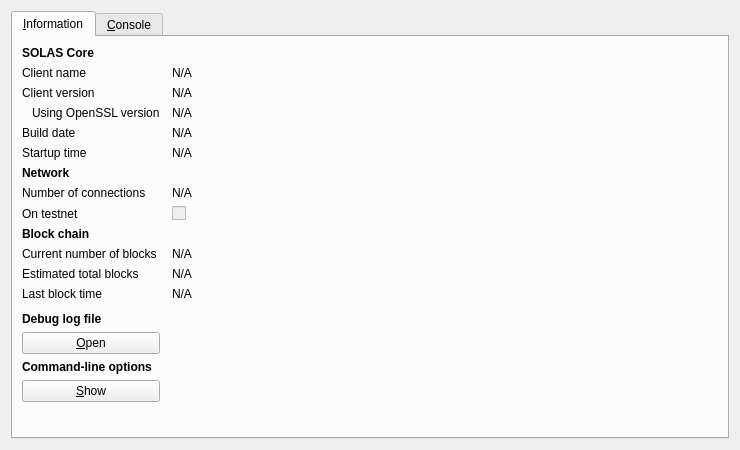
<?xml version="1.0" encoding="UTF-8"?>
<ui version="4.0">
 <class>RPCConsole</class>
 <widget class="QDialog" name="RPCConsole">
  <property name="geometry">
   <rect>
    <x>0</x>
    <y>0</y>
    <width>740</width>
    <height>450</height>
   </rect>
  </property>
  <property name="windowTitle">
   <string>SOLAS - Debug window</string>
  </property>
  <layout class="QVBoxLayout" name="verticalLayout_2">
   <item>
    <widget class="QTabWidget" name="tabWidget">
     <property name="currentIndex">
      <number>0</number>
     </property>
     <widget class="QWidget" name="tab_info">
      <attribute name="title">
       <string>&amp;Information</string>
      </attribute>
      <layout class="QGridLayout" name="gridLayout" columnstretch="0,1">
       <property name="horizontalSpacing">
        <number>12</number>
       </property>
       <item row="0" column="0">
        <widget class="QLabel" name="label_9">
         <property name="font">
          <font>
           <weight>75</weight>
           <bold>true</bold>
          </font>
         </property>
         <property name="text">
          <string>SOLAS Core</string>
         </property>
        </widget>
       </item>
       <item row="1" column="0">
        <widget class="QLabel" name="label_5">
         <property name="text">
          <string>Client name</string>
         </property>
        </widget>
       </item>
       <item row="1" column="1">
        <widget class="QLabel" name="clientName">
         <property name="cursor">
          <cursorShape>IBeamCursor</cursorShape>
         </property>
         <property name="text">
          <string>N/A</string>
         </property>
         <property name="textFormat">
          <enum>Qt::PlainText</enum>
         </property>
         <property name="textInteractionFlags">
          <set>Qt::LinksAccessibleByMouse|Qt::TextSelectableByKeyboard|Qt::TextSelectableByMouse</set>
         </property>
        </widget>
       </item>
       <item row="2" column="0">
        <widget class="QLabel" name="label_6">
         <property name="text">
          <string>Client version</string>
         </property>
        </widget>
       </item>
       <item row="2" column="1">
        <widget class="QLabel" name="clientVersion">
         <property name="cursor">
          <cursorShape>IBeamCursor</cursorShape>
         </property>
         <property name="text">
          <string>N/A</string>
         </property>
         <property name="textFormat">
          <enum>Qt::PlainText</enum>
         </property>
         <property name="textInteractionFlags">
          <set>Qt::LinksAccessibleByMouse|Qt::TextSelectableByKeyboard|Qt::TextSelectableByMouse</set>
         </property>
        </widget>
       </item>
       <item row="3" column="0">
        <widget class="QLabel" name="label_14">
         <property name="text">
          <string>Using OpenSSL version</string>
         </property>
         <property name="indent">
          <number>10</number>
         </property>
        </widget>
       </item>
       <item row="3" column="1">
        <widget class="QLabel" name="openSSLVersion">
         <property name="cursor">
          <cursorShape>IBeamCursor</cursorShape>
         </property>
         <property name="text">
          <string>N/A</string>
         </property>
         <property name="textFormat">
          <enum>Qt::PlainText</enum>
         </property>
         <property name="textInteractionFlags">
          <set>Qt::LinksAccessibleByMouse|Qt::TextSelectableByKeyboard|Qt::TextSelectableByMouse</set>
         </property>
        </widget>
       </item>
       <item row="4" column="0">
        <widget class="QLabel" name="label_12">
         <property name="text">
          <string>Build date</string>
         </property>
        </widget>
       </item>
       <item row="4" column="1">
        <widget class="QLabel" name="buildDate">
         <property name="cursor">
          <cursorShape>IBeamCursor</cursorShape>
         </property>
         <property name="text">
          <string>N/A</string>
         </property>
         <property name="textFormat">
          <enum>Qt::PlainText</enum>
         </property>
         <property name="textInteractionFlags">
          <set>Qt::LinksAccessibleByMouse|Qt::TextSelectableByKeyboard|Qt::TextSelectableByMouse</set>
         </property>
        </widget>
       </item>
       <item row="5" column="0">
        <widget class="QLabel" name="label_13">
         <property name="text">
          <string>Startup time</string>
         </property>
        </widget>
       </item>
       <item row="5" column="1">
        <widget class="QLabel" name="startupTime">
         <property name="cursor">
          <cursorShape>IBeamCursor</cursorShape>
         </property>
         <property name="text">
          <string>N/A</string>
         </property>
         <property name="textFormat">
          <enum>Qt::PlainText</enum>
         </property>
         <property name="textInteractionFlags">
          <set>Qt::LinksAccessibleByMouse|Qt::TextSelectableByKeyboard|Qt::TextSelectableByMouse</set>
         </property>
        </widget>
       </item>
       <item row="6" column="0">
        <widget class="QLabel" name="label_11">
         <property name="font">
          <font>
           <weight>75</weight>
           <bold>true</bold>
          </font>
         </property>
         <property name="text">
          <string>Network</string>
         </property>
        </widget>
       </item>
       <item row="7" column="0">
        <widget class="QLabel" name="label_7">
         <property name="text">
          <string>Number of connections</string>
         </property>
        </widget>
       </item>
       <item row="7" column="1">
        <widget class="QLabel" name="numberOfConnections">
         <property name="cursor">
          <cursorShape>IBeamCursor</cursorShape>
         </property>
         <property name="text">
          <string>N/A</string>
         </property>
         <property name="textFormat">
          <enum>Qt::PlainText</enum>
         </property>
         <property name="textInteractionFlags">
          <set>Qt::LinksAccessibleByMouse|Qt::TextSelectableByKeyboard|Qt::TextSelectableByMouse</set>
         </property>
        </widget>
       </item>
       <item row="8" column="0">
        <widget class="QLabel" name="label_8">
         <property name="text">
          <string>On testnet</string>
         </property>
        </widget>
       </item>
       <item row="8" column="1">
        <widget class="QCheckBox" name="isTestNet">
         <property name="enabled">
          <bool>false</bool>
         </property>
         <property name="text">
          <string/>
         </property>
        </widget>
       </item>
       <item row="9" column="0">
        <widget class="QLabel" name="label_10">
         <property name="font">
          <font>
           <weight>75</weight>
           <bold>true</bold>
          </font>
         </property>
         <property name="text">
          <string>Block chain</string>
         </property>
        </widget>
       </item>
       <item row="10" column="0">
        <widget class="QLabel" name="label_3">
         <property name="text">
          <string>Current number of blocks</string>
         </property>
        </widget>
       </item>
       <item row="10" column="1">
        <widget class="QLabel" name="numberOfBlocks">
         <property name="cursor">
          <cursorShape>IBeamCursor</cursorShape>
         </property>
         <property name="text">
          <string>N/A</string>
         </property>
         <property name="textFormat">
          <enum>Qt::PlainText</enum>
         </property>
         <property name="textInteractionFlags">
          <set>Qt::LinksAccessibleByMouse|Qt::TextSelectableByKeyboard|Qt::TextSelectableByMouse</set>
         </property>
        </widget>
       </item>
       <item row="11" column="0">
        <widget class="QLabel" name="label_4">
         <property name="text">
          <string>Estimated total blocks</string>
         </property>
        </widget>
       </item>
       <item row="11" column="1">
        <widget class="QLabel" name="totalBlocks">
         <property name="cursor">
          <cursorShape>IBeamCursor</cursorShape>
         </property>
         <property name="text">
          <string>N/A</string>
         </property>
         <property name="textFormat">
          <enum>Qt::PlainText</enum>
         </property>
         <property name="textInteractionFlags">
          <set>Qt::LinksAccessibleByMouse|Qt::TextSelectableByKeyboard|Qt::TextSelectableByMouse</set>
         </property>
        </widget>
       </item>
       <item row="12" column="0">
        <widget class="QLabel" name="label_2">
         <property name="text">
          <string>Last block time</string>
         </property>
        </widget>
       </item>
       <item row="12" column="1">
        <widget class="QLabel" name="lastBlockTime">
         <property name="cursor">
          <cursorShape>IBeamCursor</cursorShape>
         </property>
         <property name="text">
          <string>N/A</string>
         </property>
         <property name="textFormat">
          <enum>Qt::PlainText</enum>
         </property>
         <property name="textInteractionFlags">
          <set>Qt::LinksAccessibleByMouse|Qt::TextSelectableByKeyboard|Qt::TextSelectableByMouse</set>
         </property>
        </widget>
       </item>
       <item row="13" column="0">
        <spacer name="verticalSpacer_2">
         <property name="orientation">
          <enum>Qt::Vertical</enum>
         </property>
         <property name="sizeHint" stdset="0">
          <size>
           <width>20</width>
           <height>20</height>
          </size>
         </property>
        </spacer>
       </item>
       <item row="14" column="0">
        <widget class="QLabel" name="labelDebugLogfile">
         <property name="font">
          <font>
           <weight>75</weight>
           <bold>true</bold>
          </font>
         </property>
         <property name="text">
          <string>Debug log file</string>
         </property>
        </widget>
       </item>
       <item row="15" column="0">
        <widget class="QPushButton" name="openDebugLogfileButton">
         <property name="toolTip">
          <string>Open the SOLAS debug log file from the current data directory. This can take a few seconds for large log files.</string>
         </property>
         <property name="text">
          <string>&amp;Open</string>
         </property>
         <property name="autoDefault">
          <bool>false</bool>
         </property>
        </widget>
       </item>
       <item row="16" column="0">
        <widget class="QLabel" name="labelCLOptions">
         <property name="font">
          <font>
           <weight>75</weight>
           <bold>true</bold>
          </font>
         </property>
         <property name="text">
          <string>Command-line options</string>
         </property>
        </widget>
       </item>
       <item row="17" column="0">
        <widget class="QPushButton" name="showCLOptionsButton">
         <property name="toolTip">
          <string>Show the SOLAS-Qt help message to get a list with possible SOLAS command-line options.</string>
         </property>
         <property name="text">
          <string>&amp;Show</string>
         </property>
         <property name="autoDefault">
          <bool>false</bool>
         </property>
        </widget>
       </item>
       <item row="18" column="0">
        <spacer name="verticalSpacer">
         <property name="orientation">
          <enum>Qt::Vertical</enum>
         </property>
         <property name="sizeHint" stdset="0">
          <size>
           <width>20</width>
           <height>40</height>
          </size>
         </property>
        </spacer>
       </item>
      </layout>
     </widget>
     <widget class="QWidget" name="tab_console">
      <attribute name="title">
       <string>&amp;Console</string>
      </attribute>
      <layout class="QVBoxLayout" name="verticalLayout_3">
       <property name="spacing">
        <number>3</number>
       </property>
       <item>
        <widget class="QTextEdit" name="messagesWidget">
         <property name="minimumSize">
          <size>
           <width>0</width>
           <height>100</height>
          </size>
         </property>
         <property name="readOnly">
          <bool>true</bool>
         </property>
         <property name="tabKeyNavigation" stdset="0">
          <bool>false</bool>
         </property>
         <property name="columnCount" stdset="0">
          <number>2</number>
         </property>
        </widget>
       </item>
       <item>
        <layout class="QHBoxLayout" name="horizontalLayout">
         <property name="spacing">
          <number>3</number>
         </property>
         <item>
          <widget class="QLabel" name="label">
           <property name="text">
            <string notr="true">&gt;</string>
           </property>
          </widget>
         </item>
         <item>
          <widget class="QLineEdit" name="lineEdit"/>
         </item>
         <item>
          <widget class="QPushButton" name="clearButton">
           <property name="maximumSize">
            <size>
             <width>24</width>
             <height>24</height>
            </size>
           </property>
           <property name="toolTip">
            <string>Clear console</string>
           </property>
           <property name="text">
            <string/>
           </property>
           <property name="icon">
            <iconset resource="../bitcoin.qrc">
             <normaloff>:/icons/remove</normaloff>:/icons/remove</iconset>
           </property>
           <property name="shortcut">
            <string notr="true">Ctrl+L</string>
           </property>
           <property name="autoDefault">
            <bool>false</bool>
           </property>
          </widget>
         </item>
        </layout>
       </item>
      </layout>
     </widget>
    </widget>
   </item>
  </layout>
 </widget>
 <resources>
  <include location="../bitcoin.qrc"/>
 </resources>
 <connections/>
</ui>
